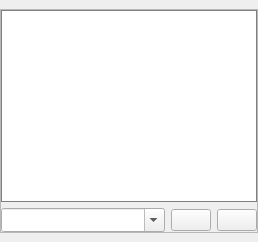
  <widget class="QDockWidget" name="dockConsole">
   <property name="features">
    <set>QDockWidget::AllDockWidgetFeatures</set>
   </property>
   <property name="windowTitle">
    <string>Console</string>
   </property>
   <attribute name="dockWidgetArea">
    <number>8</number>
   </attribute>
   <widget class="QWidget" name="dockWidgetContents_4">
    <layout class="QVBoxLayout" name="verticalLayout_24">
     <property name="leftMargin">
      <number>0</number>
     </property>
     <property name="rightMargin">
      <number>0</number>
     </property>
     <item>
      <widget class="QFrame" name="fraConsole">
       <property name="frameShape">
        <enum>QFrame::StyledPanel</enum>
       </property>
       <property name="frameShadow">
        <enum>QFrame::Raised</enum>
       </property>
       <layout class="QVBoxLayout" name="verticalLayout_14">
        <property name="leftMargin">
         <number>0</number>
        </property>
        <property name="topMargin">
         <number>0</number>
        </property>
        <property name="rightMargin">
         <number>0</number>
        </property>
        <property name="bottomMargin">
         <number>0</number>
        </property>
        <item>
         <widget class="QPlainTextEdit" name="txtConsole">
          <property name="minimumSize">
           <size>
            <width>0</width>
            <height>1</height>
           </size>
          </property>
          <property name="font">
           <font>
            <pointsize>9</pointsize>
           </font>
          </property>
          <property name="styleSheet">
           <string notr="true">#txtConsole {
	border: 1px solid gray;
}</string>
          </property>
          <property name="readOnly">
           <bool>true</bool>
          </property>
         </widget>
        </item>
        <item>
         <layout class="QHBoxLayout" name="horizontalLayout_7" stretch="1,0,0">
          <item>
           <widget class="ComboBox" name="cboCommand">
            <property name="styleSheet">
             <string notr="true">padding-top: 3;
padding-bottom: 3;
padding-right: 8;</string>
            </property>
            <property name="editable">
             <bool>true</bool>
            </property>
            <property name="maxVisibleItems">
             <number>5</number>
            </property>
            <property name="maxCount">
             <number>10</number>
            </property>
            <property name="insertPolicy">
             <enum>QComboBox::InsertAtTop</enum>
            </property>
           </widget>
          </item>
          <item>
           <widget class="QPushButton" name="cmdCommandSend">
            <property name="toolTip">
             <string>Send command</string>
            </property>
            <property name="icon">
             <iconset resource="images.qrc">
              <normaloff>:/images/send_1.png</normaloff>:/images/send_1.png</iconset>
            </property>
            <property name="iconSize">
             <size>
              <width>16</width>
              <height>16</height>
             </size>
            </property>
           </widget>
          </item>
          <item>
           <widget class="QPushButton" name="cmdClearConsole">
            <property name="toolTip">
             <string>Clear console</string>
            </property>
            <property name="icon">
             <iconset resource="images.qrc">
              <normaloff>:/images/erase_1.png</normaloff>:/images/erase_1.png</iconset>
            </property>
            <property name="iconSize">
             <size>
              <width>16</width>
              <height>16</height>
             </size>
            </property>
           </widget>
          </item>
         </layout>
        </item>
       </layout>
      </widget>
     </item>
    </layout>
   </widget>
  </widget>
